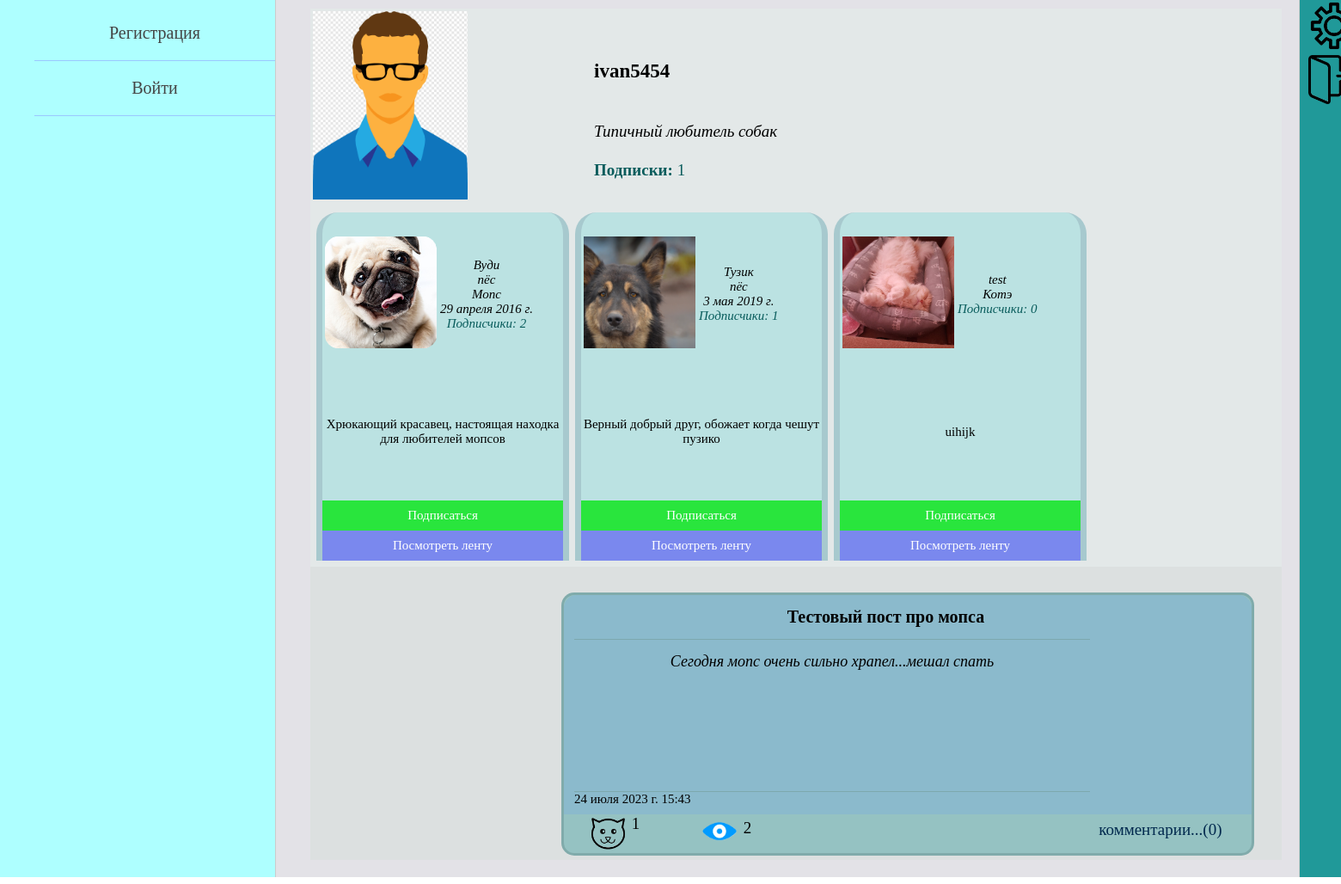
Before: /profile/2/ with the older database file.
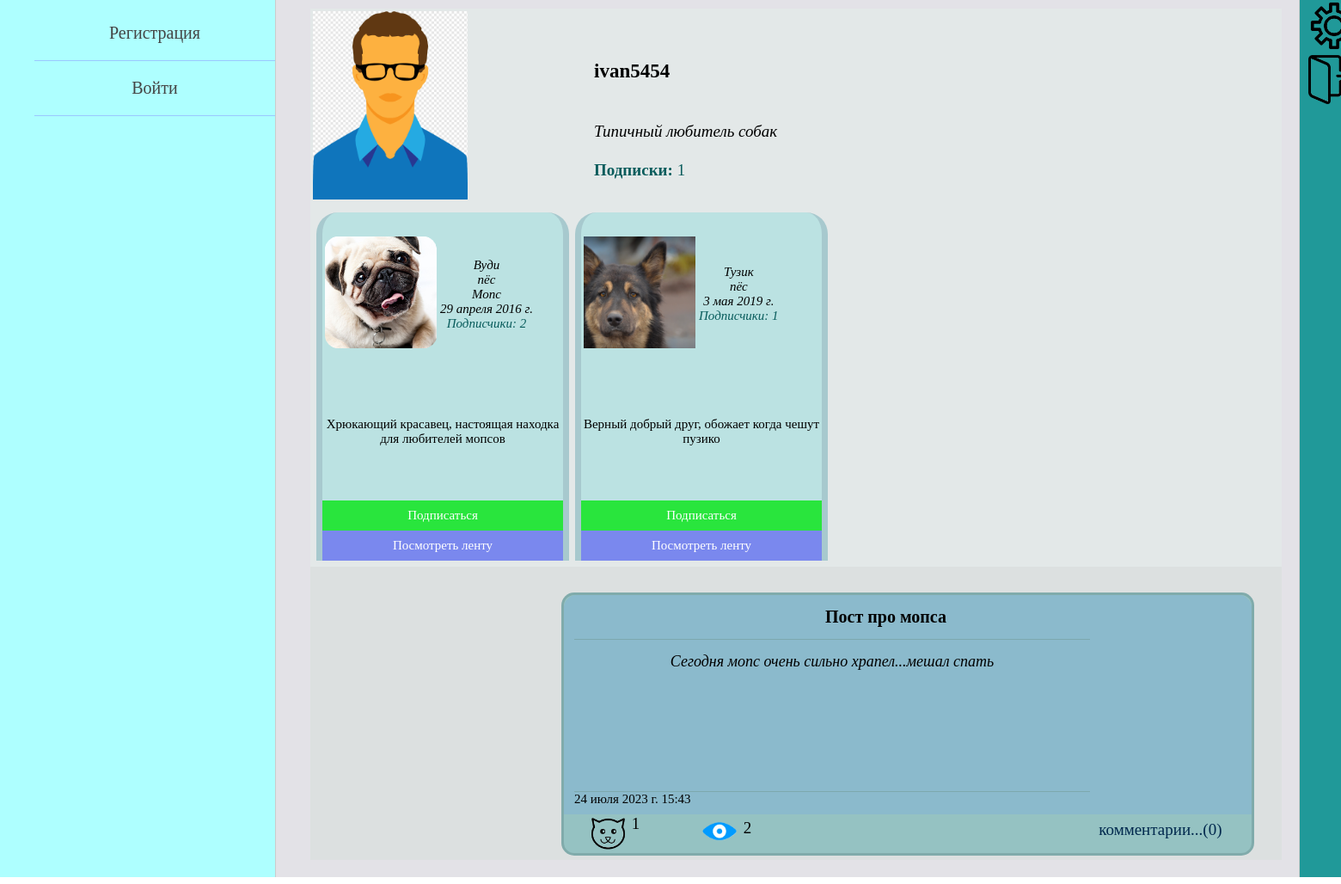
After: the same page with the newer database file.
### pet_owners/models.py (models this page shows, shortened)
class Owner(AbstractUser):
    date_of_birth = models.DateField(blank=True, verbose_name='дата рождения пользователя', null=True)
    avatar = models.ImageField(upload_to="owners_photos/%Y/%m/%d/", blank=True,
                               verbose_name='фото пользователя', null=True)
    about_myself = models.TextField(max_length=520, blank=True, verbose_name='о себе', null=True)
    instagram = models.URLField(blank=True, verbose_name='инстаграм', null=True)
    vkontakte = models.URLField(blank=True, verbose_name='вконтакте', null=True)
    youtube = models.URLField(blank=True, verbose_name='ютуб', null=True)

class Animal(models.Model):
    GENDER = (
        ("мальчик", "мальчик"),
        ("девочка", "девочка")
    )
    name_of_animal = models.CharField(max_length=55, verbose_name='имя питомца')
    pet_owner = models.ForeignKey(settings.AUTH_USER_MODEL, on_delete=models.CASCADE, verbose_name='владелец')
    category_of_animal = models.ForeignKey(AnimalCategory, on_delete=models.PROTECT, verbose_name='вид')
    animal_breed = models.CharField(max_length=100, blank=True, verbose_name='порода питомца')
    date_of_animal_birth = models.DateField(verbose_name='дата рождения питомца', blank=True, null=True)
    sex = models.CharField(max_length=7, choices=GENDER, verbose_name='пол', null=True)
    animal_photo = models.ImageField(upload_to="animals_photos/%Y/%m/%d/", verbose_name='фото питомца')
    about_pet = models.TextField(max_length=520, verbose_name='о питомце')
    def change_follower(self):
        return reverse('change_follower_for_animal', kwargs={'animal_id': self.pk})
    class Meta:
        verbose_name = 'Питомец'
        verbose_name_plural = 'Питомцы'

class AnimalCategory(models.Model):
    category = models.CharField(max_length=255, verbose_name='вид домашнего животного')
    def __str__(self):
        return self.category
    class Meta:
        verbose_name = 'Вид'
        verbose_name_plural = 'Виды'

class OwnerPost(models.Model):
    autor = models.ForeignKey(settings.AUTH_USER_MODEL, on_delete=models.CASCADE, verbose_name='автор поста')
    title = models.CharField(max_length=105, blank=True, verbose_name='заголовок')
    text_of_post = models.TextField(max_length=2000, verbose_name='текст поста')
    animals = models.ManyToManyField(Animal, related_name='posts',
                                     verbose_name='питомцы в посте')
    is_published = models.BooleanField(default=True)
    date_create = models.DateTimeField(auto_now_add=True, verbose_name='дата создания поста')
    views = models.ManyToManyField(settings.AUTH_USER_MODEL, related_name='views', verbose_name='просмотры')
    likes = models.ManyToManyField(settings.AUTH_USER_MODEL, related_name='likes', verbose_name='лайки')
    class Meta:
        verbose_name = 'Пост пользователя'
        verbose_name_plural = 'Посты пользователей'
        ordering = ['-date_create']

### pet_owners/views.py (the view)
# urls.py: path('profile/<int:id>/', ProfileHome.as_view(all_animals=False),
class ProfileHome(DataMixin, ListView):
    model = Owner
    template_name = 'pet_owners/profile_page.html'
    context_object_name = 'profile'
    all_animals = False
    def get_queryset(self):
        self.queryset = Owner.objects.get(pk=self.kwargs['id'])
        return self.queryset
    def get_context_data(self, *, object_list=None, **kwargs):
        context = super().get_context_data(**kwargs)
        owner = self.queryset
        animals = owner.animal_set.annotate(foll_count=Count('followers')).order_by('-foll_count')
        context['num_of_animals'] = animals.count()
        if self.all_animals:
            context['all_animals'] = True
            context['animals'] = animals
        else:
            context['all_animals'] = False
            context['animals'] = animals[:4]
        if self.request.user.id == self.kwargs['id']:
            context['title'] = "Мой профиль"
        else:
            context['title'] = f"Профиль {owner.username}"
        context.update(self.get_left_menu())
        subscriptions = owner.subscriptions.all()
        context['num_of_subs'] = subscriptions.count()
        context['user_animals_followed'] = self.get_animals_followers_of_owner(animals)
        context.update(self.get_owner_posts(owner))
        return context

### pet_owners/templates/pet_owners/profile_page.html (shortened to what this page needs)
{% extends 'pet_owners/base.html' %}
{% load pet_owners_tags %}
{% block content %}
<table border=0 cellpadding="0" cellspacing="0">
<tr class="user_info">
    <td>
        <table>
        <tr>
            <td class="avatar_zone">
                {% if profile.avatar %}
                    <img src="{{profile.avatar.url}}" width=180>
                {% else %}
                    <img src="/static/pet_owners/images/no_photo.jpg" width=180>
                {% endif %}
            </td>
            <td class="about_user_zone">
                <table class="about_user">
                <tr class="username"><td><p>{{profile.username}}</p></td></tr>
                <tr class="user_bio"><td><p>{{profile.about_myself}}</p></td></tr>
                <tr class="subs_of_user"><td>
                    <a href="{% url 'owner_subscriptions' profile.pk %}">
                        <span>Подписки: </span>{{num_of_subs}}
                    </a>
                </td></tr>
                </table>
            </td>
        </tr>
        </table>
    </td>
</tr>
<tr class="animals_info">
    <td width="1350">
        {% if num_of_animals %}
            <table cellpadding="0" cellspacing="7">
            <tr>
            {% for animal in animals %}
                {% create_foll_list animal.name_of_animal user_animals_followed as foll_list %}
                <td class="animal_cell">
                    <table cellpadding="0" cellspacing="0">
                        <tr><td>
                            <table class="avatar_and_parameters"><tr>
                                <td valign="middle" class="animal_avatar">
                                    <img src="{{animal.animal_photo.url}}" width=130>
                                </td>
                                <td valign="middle">
                                    <div>{{animal.name_of_animal}}</div>
                                    <div>{{animal.category_of_animal}}</div>
                                    <div>{{animal.animal_breed}}</div>
                                    {% if animal.date_of_animal_birth %}
                                        <div>{{animal.date_of_animal_birth}}</div>
                                    {% endif %}
                                    <div class="subs_of_user">
                                        <a href="#">
                                            <span>Подписчики: </span>{{foll_list.count_folls}}
                                        </a>
                                    </div>
                                </td>
                            </tr></table>
                        </td></tr>
                        <tr><td class="about_animal">
                            {{animal.about_pet|truncatewords:50}}
                        </td></tr>
                        {% if request.user.id != profile.pk and foll_list.is_followed %}
                            <tr><td>
                                <div class="unfollow_animal">
                                    <a href="{{animal.change_follower}}">Отписаться</a>
                                </div>
                            </td></tr>
                        {% elif request.user.id != profile.pk %}
                            <tr><td>
                                <div class="follow_animal">
                                    <a href="{{animal.change_follower}}">Подписаться</a>
                                </div>
                            </td></tr>
                        {% endif %}
                        <tr><td>
                            <div class="select_button">
                                <a href="#">Посмотреть ленту</a>
                            </div>
                        </td></tr>
                    </table>
                </td>
            {% endfor %}
            </tr>
            </table>
        {% endif %}
    </td>
</tr>
<tr class="news_feed">
    <td>
        <div class="all_posts">
        {% for post in all_posts %}
            {% get_data_for_post post.title data_for_post as post_data %}
            <div class="post_cell">
                <div class="post_info">
                    <div class="title_and_text">
                        <div class="title_block">
                            <div class="edit_delete_buttons">
                            </div>
                            <div class="post_title">
                                {{post.title}}
                            </div>
                        </div>
                        <a href="{% url 'post' post.pk %}"><div class="post_text">
                            {{post.text_of_post|truncatewords:50}}
                        </div></a>
                        <div class="post_datetime">
                            {{post.date_create}}
                        </div>
                    </div>
                    <div class="imgs_in_post">
                    </div>
                </div>
                <div class="post_parameters">
                    {% show_likes_and_views post post_data %}
                    <div class="post_comments">
                        <a href="{% url 'post' post.pk %}">комментарии...(0)</a>
                    </div>
                </div>
            </div>
        {% endfor %}
    </div></td>
</tr>
</table>
{% endblock %}

### pet_owners/templates/pet_owners/base.html (shortened to what this page needs)
{% load static %}
<!DOCTYPE html>
<html lang="en">
<head>
    <link type="text/css" href="{% static 'pet_owners/css/styles.css' %}" rel="stylesheet" />
</head>
<body>
<table class="table-page" border=0 cellpadding="0" cellspacing="0">
<tr>
    <td valign="top" class="left-chapters">
        <ul id="leftchapters">
            {% for el_menu in left_menu %}
                {% if request.user.is_authenticated %}
                    {% if el_menu.url_name|length == 2 %}
                        <li><a href="{% url el_menu.url_name.0 el_menu.url_name.1 %}">
                            {{el_menu.title}}
                        </a></li>
                    {% else %}
                        <li><a href="{% url el_menu.url_name.0 %}">
                            {{el_menu.title}}
                        </a></li>
                    {% endif %}
                {% else %}
                    <li><a href="{% url el_menu.url_name %}">{{el_menu.title}}</a></li>
                {% endif %}
            {% endfor %}
        </ul>
    </td>
    <td valign="top" class="content">
        <div class="content-text">
            {% block content %}
            {% endblock %}
        </div>
    </td>
    <td valign="top" class="right-chapters">
        <table border=0 cellpadding="0" cellspacing="0">
            <tr class="settings_button"><td>
                <a href="#">
                    <img src="/static/pet_owners/images/settings_img.png" width="60">
                </a>
            </td></tr>
            <tr class="logout_button"><td>
                <a href="{% url 'logout' %}">
                    <img src="/static/pet_owners/images/exit.png" width="60">
                </a>
            </td></tr>
            <tr><td>
                <ul id="rightchapters">
                </ul>
            </td></tr>
        </table>
    </td>
</tr>
</table>
</body>
</html>

### pet_owners/templates/pet_owners/likes_and_views_for_posts.html
<div class="post_likes">
    <div class="img_like">
    <a href="{% url 'like_for_post' post.pk %}">
        {% if post_data.is_liked %}
            <img src="/static/pet_owners/images/active_like.png" width="45">
        {% else %}
            <img src="/static/pet_owners/images/like.png" width="45">
        {% endif %}
    </a>
    </div>
    <div class="like_count">{{post.likes.count}}</div>
</div>
<div class="post_views">
    <div class="img_view">
        <img src="/static/pet_owners/images/view.png" width="45">
    </div>
    <div class="view_count">{{post.views.count}}</div>
</div>

Changed rows visible on the page:
removed Animal: animal_photo (picture), name_of_animal "test", category_of_animal "Котэ", count_folls "0", about_pet "uihijk"
changed OwnerPost "Сегодня мопс очень сильно храпел...мешал спать": title "Тестовый пост про мопса" → "Пост про мопса"
